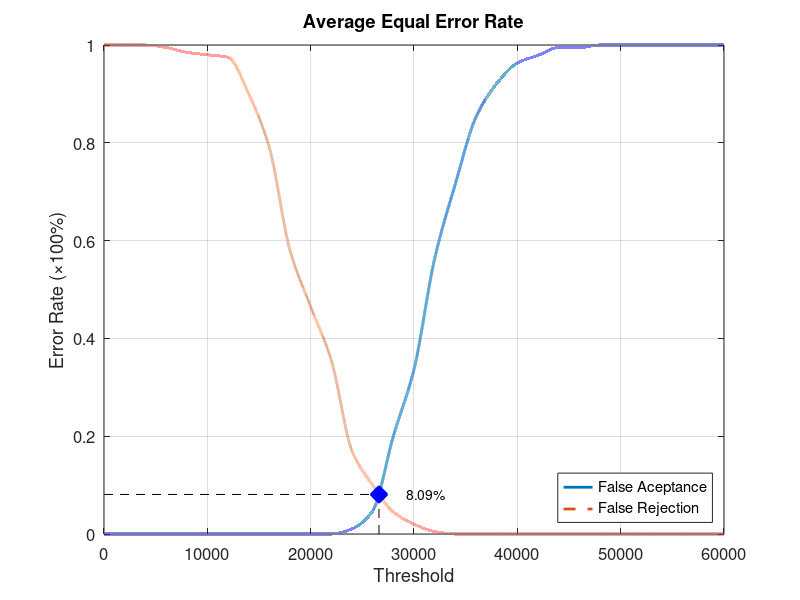
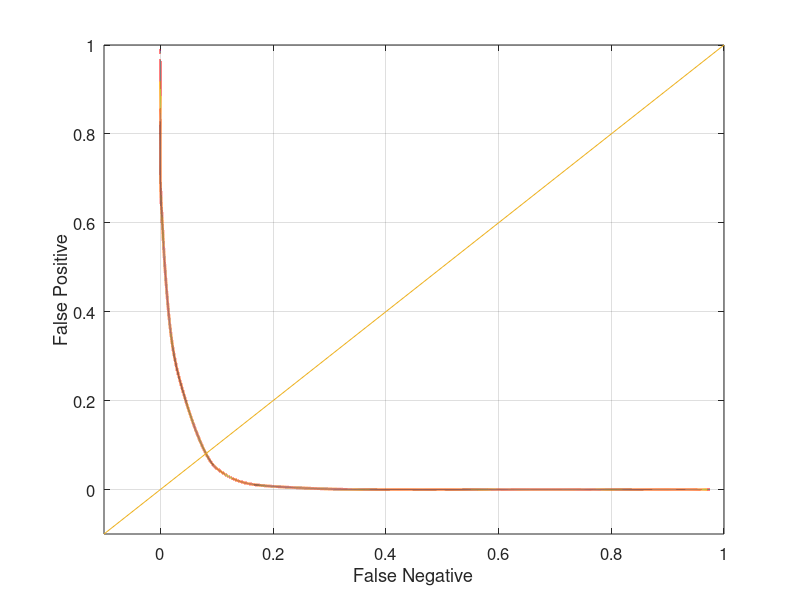

The MATLAB script that drew these images, in order:
function yEER = Database5_1
close all;
clear;
clc;
x = 0:2000:60000;
xq = 0:0.5:60000;

y0 = [0 0 0 0 0 0 0 0 0 0 0 0 0.0105263 0.0473684 0.2 0.336842 0.563158 0.715789 0.852632 0.921053 0.963158 0.978947 0.994737 0.994737 1 1 1 1 1 1 1];
yy0 = interp1(x, y0, xq, 'pchip');
y1 = [1 1 1 0.995 0.985 0.98 0.975 0.9 0.79 0.58 0.465 0.355 0.17 0.1 0.045 0.02 0.005 0 0 0 0 0 0 0 0 0 0 0 0 0 0];
yy1 = interp1(x, y1, xq, 'pchip');

% Calculating EER: 
y2 = abs(y0 - y1);
find(y2 == min(y2))
yy2 = abs(yy0 - yy1);
xEER = find(yy2 == min(yy2));
xEERIndex = xq(xEER) % X-axis EER
yEER = yy0(xEER) % Y-axis EER

main = figure
plot(xq, yy0,'-','LineWidth', 2);	hold on
plot(xq, yy1,'--','LineWidth', 2);	hold on
plot([xEERIndex xEERIndex], [0 yEER], 'k--');	hold on
plot([0 xEERIndex], [yEER yEER], 'k--');	hold on
plot(xEERIndex, yEER, 'bx', 'LineWidth', 10);	hold on
text(xEERIndex + 10 * xEERIndex / 100, yEER, [num2str(round((10000 * yEER)) / 100) '%'])
legend('False Aceptance', 'False Rejection', 'Location', 'SouthEast')
xlabel('Threshold')
ylabel('Error Rate (\times100%)')
title('Average Equal Error Rate')
set(gca, 'FontSize', 12)
axis([0 60000 0 1])
grid on

print(main, 'Database5_1Main', '-dpng');
FNRxFPR = figure('Color', [1 1 1]);
plot(yy1, yy0, '-', yy1, yy0, 'LineWidth', 2);
hold on
y = -0.1:0.1:1
plot(y, y); 
set(gca, 'FontSize', 12)
xlabel('False Negative')
ylabel('False Positive')
axis([-0.1 1 -0.1 1])
set(gca, 'FontSize', 12)
grid on

print(FNRxFPR, 'Database5_1FNRxFPR','-dpng');
end
